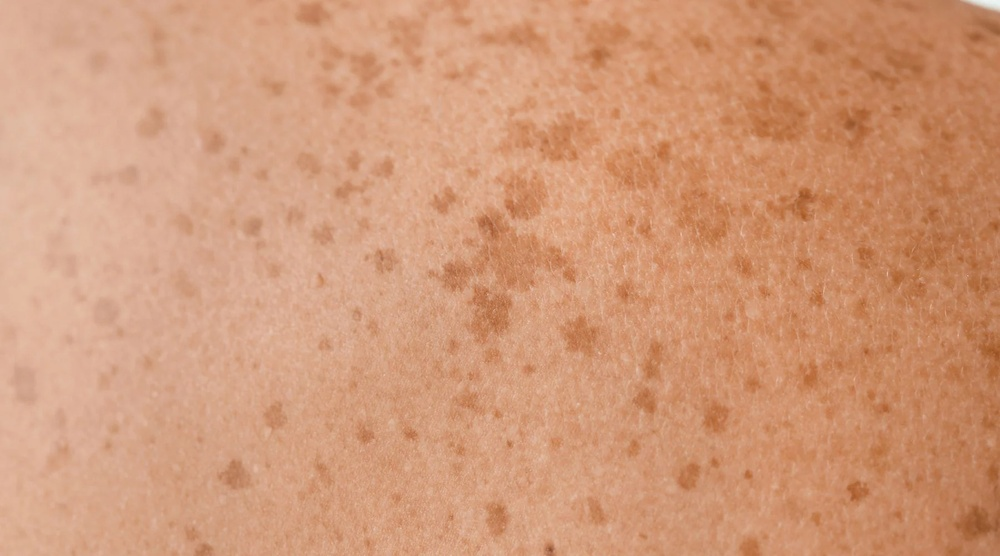
#> input picture images/image.jpg, 1000 x 556 px, shrunk from 1800 x 1000 before the run; its folder holds 5 pictures in this run
$ jupyter execute --allow-errors segment.ipynb
#> lines starting #> are read from the running program, lines starting #| are printed output that depends on the picture
[cell 1]
import numpy as np
import matplotlib.pyplot as plt
import tkinter as tk
from matplotlib.backends.backend_tkagg import FigureCanvasTkAgg
import cv2
from skimage.segmentation import slic, mark_boundaries
from skimage.util import img_as_float
import ipywidgets as widgets
from IPython.display import display
import os


# carregar imagem
img = 'image'
img_path = 'images/' + img + '.jpg'
image = cv2.imread(img_path)
#> image is the input picture: shape (556, 1000, 3); mean B, G, R 120.4, 153.5, 209.5
image = cv2.cvtColor(image, cv2.COLOR_BGR2RGB)
image = img_as_float(image)
#> the sliders are set to n_segments = 100, compactness = 10

# segmentar com slic
def segment_image(n_segments=100, compactness=10):
#> called with n_segments = 100, compactness = 10
    return slic(image, n_segments=n_segments, compactness=compactness, start_label=1)
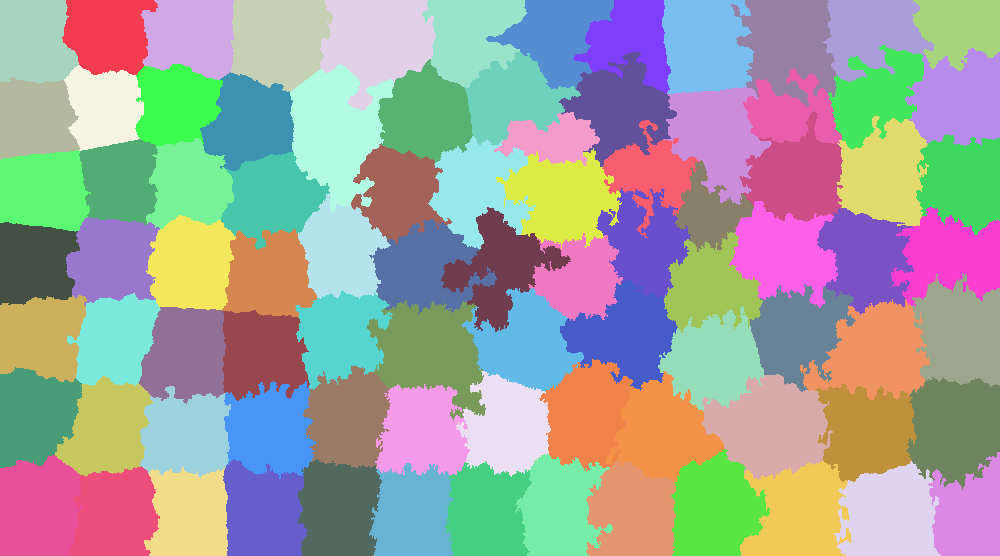
#> returned value: shape (556, 1000) int64; 87 distinct labels, from 1 to 87; one colour per label, 0 black

def update_segmentation(n_segments, compactness):
    global segments
    segments = segment_image(n_segments=n_segments, compactness=compactness)
    with out:
        out.clear_output(wait=True)
        fig, ax = plt.subplots()
        ax.imshow(mark_boundaries(image, segments))
        ax.axis('off')
        plt.show()

# Configurar os widgets
slider_segments = widgets.IntSlider(value=100, min=10, max=500, step=10, description='Segments')
slider_compactness = widgets.FloatSlider(value=10, min=0.1, max=50, step=0.1, description='Compactness')

# Função interativa para atualização
#> (the rest of this cell did not finish here and is left out)
